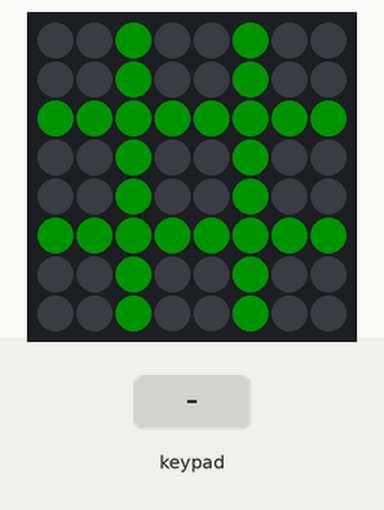
This sketch was run on a simulated Arduino Uno, built with avr-gcc and run on an emulated ATmega328P. Parts: 8×8 RGB LED matrix (first LED top left, wired row by row). Inputs (shaded band) come from the test bench. Dim RGB values are drawn brighter than linear; random numbers use the default seed unless the sketch sets one.

Above: at 1.2 s.
1.3 s: keypad keys 7 8 9 1 0 A pressed 0.4 s apart
At 3.1 s:
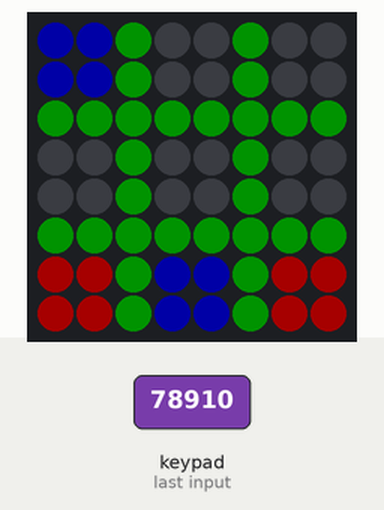
5.2 s: key '1' pressed
At 6.4 s:
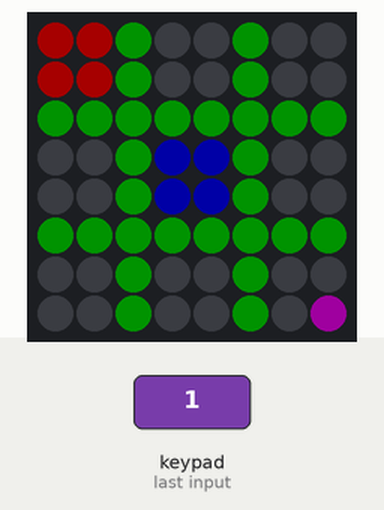
7.3 s: key 'A' pressed
At 7.7 s:
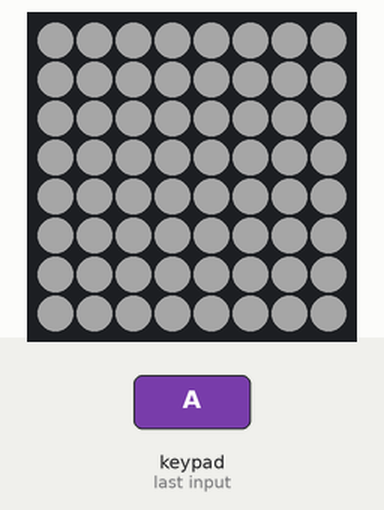
9.3 s: keypad keys 2 3 4 5 pressed 0.4 s apart
At 9.5 s:
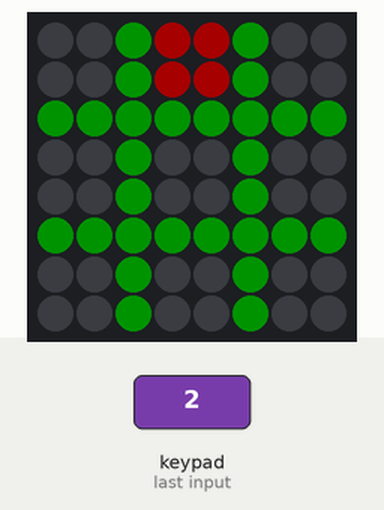
Timing chart, 0 to 12.3 s (numbered marks = the images above; inputs shaded):
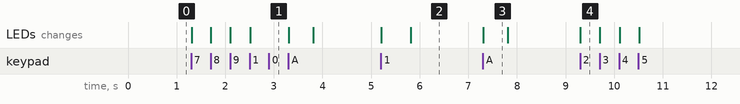

Measured:
- after the input at 1.3 s, the LEDs: first change at once (image 1 shows a later state)
- after the input at 5.2 s, the LEDs: first change at once (image 2 shows a later state)
- after the input at 7.3 s, the LEDs: change at once (image 3)
- after the input at 9.3 s, the LEDs: change at once (image 4)
- what the display in image 3 shows lasts 0.5 s, from 7.3 s to 7.8 s

The sketch:

xsi0.ino
```cpp
#include <FastLED.h>
#include <Keypad.h>
//pe pinul 6 este conectata matricea de leduri
#define LED_PIN       6
//latimea si inaltimea matricei de leduri
#define W             8
#define H             8

#define NUM_LEDS      (W * H)
//luminozitatea globala a ledurilor/intensitatea
#define BRIGHTNESS    40

CRGB leds[NUM_LEDS]; //un array de 8x8 elemente unde fiecare element este o culoare RGB

// Culori
const CRGB COL_X    = CRGB(255, 0, 0);   //atribui culori pentru x,0, grid si modul de joc
const CRGB COL_O    = CRGB(0, 0, 255);
const CRGB COL_GRID = CRGB(0, 120, 0);
const CRGB COL_CPU_MODE = CRGB(200, 0, 200);

const byte ROWS = 4; //numarul de randuri si coloane
                      //pentru matricea de butoane
const byte COLS = 4;

//eu controlez ledurile din primele 3 coloane si 3 randuri
//si coloana 4 rand 1=> adica A este pentru schimbarea modului de joc
char keys[ROWS][COLS] = {
  {'1','2','3','A'},
  {'4','5','6','B'},
  {'7','8','9','C'},
  {'*','0','#','D'}
};

//pinii arduino conectati la randurile si coloanele matricei de butoane
byte rowPins[ROWS] = {7, 8, 9, 10};
byte colPins[COLS] = {2, 3, 4, 5};

//se creeaza un obiect keypad care stie cum sa citeasca butoanele
Keypad kpd = Keypad(makeKeymap(keys), rowPins, colPins, ROWS, COLS);

//tabla de joc x si 0
byte board[3][3];
byte currentPlayer = 1;   // primul jucator este mereu =>1
bool gameOver = false;
bool vsComputer = false;

//transforma coordonatele matricei de leduri (rand,coloana)
//intr-un indec de la 0-63, adica fiecare led e indexat
uint16_t getLEDIndex(uint8_t row, uint8_t col) {
  return row * W + col;
}


//coloreaza ceulele de joc cu rosu-albastru
//oarecum coloreaza o celula de 2x2 din matricea de 8x8 alege care le coloreaza
void fillCell(uint8_t cellRow, uint8_t cellCol, CRGB color) {
  //este un multiplu de 3 ledul de unde incepe o celula fie 0,3,6
  //celulele pot sa fie in intrevalul 3x3
  //spre ex (1,2) atunci cu functi asta alege ce leduri din matrice coloreaza
  uint8_t startRow = cellRow * 3;
  uint8_t startCol = cellCol * 3;

  //parcurge acel led de la randul si coloana respectiva pe gridul nostru si il deseneaza
  for (uint8_t r = startRow; r < startRow + 2; r++) {
    //aceste foruri verifica daca se deseneaza doar o matrice de 2x2
    //dupa ce ajunge la un startRow 0,3,6 de acolo mai deseneaza doar soua leduri adica matricea aia de 2x2
    for (uint8_t c = startCol; c < startCol + 2; c++) {
      leds[getLEDIndex(r, c)] = color;
    }
  }
}

void drawGrid() {
  //deseneaza grid ul de joc pe randuri si coloane
  for (uint8_t r = 0; r < H; r++) {
    leds[getLEDIndex(r, 2)] = COL_GRID;
    leds[getLEDIndex(r, 5)] = COL_GRID;
  }
  for (uint8_t c = 0; c < W; c++) {
    leds[getLEDIndex(2, c)] = COL_GRID;
    leds[getLEDIndex(5, c)] = COL_GRID;
  }

  //aici daca e modul vsComputer aprinde un led mov in colt dreapta jos
  if(vsComputer) {
     leds[getLEDIndex(7, 7)] = COL_CPU_MODE;
  }
}


void redrawAll() {
  //functie care face ca toate ledurile din matrice sa fie sterse
  //sa se stearga ce era pe ele inainte
  fill_solid(leds, NUM_LEDS, CRGB::Black);
  drawGrid();

  //verific toate celulde de joc de pe matricea 3x3
  for (uint8_t r = 0; r < 3; r++)
    for (uint8_t c = 0; c < 3; c++) {

      //daca e =1 atunci deseneaza rosu x
      if (board[r][c] == 1)
        fillCell(r, c, COL_X);
        //daca e 2 atunci albastru 0
      else if (board[r][c] == 2)
         fillCell(r, c, COL_O);
    }

    //cu functia asta se aprind efectiv ledurile in matricea de leduri
  FastLED.show();
}

//verifica cine a castigat jocul
//in w se salveaza cele 3 celule care au dus la castig
byte checkWin(uint8_t w[3][2]) {

  //verificam daca pe rand a castigat cineva
  //pe orizontala-fiecare linie
  for (uint8_t r=0; r<3; r++) {
    if (board[r][0] && board[r][0]==board[r][1] && board[r][0]==board[r][2]) {
      for (uint8_t i=0;i<3;i++){ w[i][0]=r; w[i][1]=i; }
      return board[r][0];
    }
  }

  //verific daca pe coloana s-a castigat
  //pe verticala fiecare coloana
  for (uint8_t c=0; c<3; c++) {
    if (board[0][c] && board[0][c]==board[1][c] && board[0][c]==board[2][c]) {
      for (uint8_t i=0;i<3;i++){ w[i][0]=i; w[i][1]=c; }
      return board[0][c];
    }
  }


//verifica diagonala principala
  if (board[0][0] && board[0][0]==board[1][1] && board[0][0]==board[2][2]) {
    for (uint8_t i=0;i<3;i++){ w[i][0]=i; w[i][1]=i; }
    return board[0][0];
  }

  //diagonala secundara
  if (board[0][2] && board[0][2]==board[1][1] && board[0][2]==board[2][0]) {
    for (uint8_t i=0;i<3;i++){ w[i][0]=i; w[i][1]=2-i; }
    return board[0][2];
  }
  return 0;
}


//face ca cele 3 celule castigatoare sa clipeasca
void blinkWin(uint8_t w[3][2], byte winner) {
  //primeste cele 3 celule castigatoare si aleje cum le face sa clipeasca
  CRGB col = (winner==1) ? COL_X : COL_O;
  //stinge si aprinde celulele de 6 ori
  for (uint8_t k=0; k<6; k++) {
    //aprinde celulele castigatoare
    redrawAll();
    for (uint8_t i=0;i<3;i++)
    //sterge celulele
     fillCell(w[i][0], w[i][1], CRGB::Black);
    FastLED.show();
     delay(200);

    //aprinde celulele
    redrawAll();
    for (uint8_t i=0;i<3;i++)
    fillCell(w[i][0], w[i][1], col);
    FastLED.show(); delay(200);
  }
}

//verifica daca e remiza
//adica nici un castigator
bool isDraw() {
  for (uint8_t r=0;r<3;r++)
    for (uint8_t c=0;c<3;c++)
      if (board[r][c]==0)
        return false;
  return true;
}

//reseteaza jocul
void resetGame() {
  memset(board, 0, sizeof(board));
  currentPlayer = 1;
  gameOver = false;
  redrawAll();
}

//returneaza daca o gasit sau nu o mutare buna
bool findBestMove(byte targetPlayer, int &bestR, int &bestC) {
  //targetPlayer este jucatorul pentru care vreau sa gasesc miscarea cea mai buna
  for (int r = 0; r < 3; r++) {
    for (int c = 0; c < 3; c++) {
      if (board[r][c] == 0) {
        // Simuleaza mutarea, presupunem doar ca este targetPlayer
        board[r][c] = targetPlayer;
        uint8_t tempW[3][2];
        //daca as muta aici as castiga?
        if (checkWin(tempW) == targetPlayer) {
          //anulam simularea
          board[r][c] = 0;

          //salveaza muatrea gasita
          bestR = r;
          bestC = c;
          return true;
        }
        board[r][c] = 0;
      }
    }
  }
  return false;
}

void computerMove() {
  int r, c;
  //daca exita mutare ca 0 sa castige, muta=> adica pune 2 acolo unde e 0
  if (findBestMove(2, r, c)) {
    board[r][c] = 2;
    return;
  }

  //daca ar fi o mutare a lui x=> adica 1 care sa castige atunci blockeaza
  if (findBestMove(1, r, c)) {
    board[r][c] = 2;
    return;
  }

  //daca nu am nimic in 1,1 pune acolo, cea mai buna mutare
  if (board[1][1] == 0) {
    board[1][1] = 2;
    return;
  }

  //incerca o mutare aleatorie
  for (int i = 0; i < 50; i++) {
    r = random(0, 3);
    c = random(0, 3);
    if (board[r][c] == 0) {
      board[r][c] = 2;
      return;
    }
  }

  //o muta unde gaseste liber prima data
  for(r=0; r<3; r++)
    for(c=0; c<3; c++)
      if(board[r][c]==0) {
        board[r][c]=2; return; }
}

void setup() {
  //Spune librariei FastLED ce tip de LED-uri am, pe ce pin sunt si unde este buffer-ul de culori.
  FastLED.addLeds<NEOPIXEL, LED_PIN>(leds, NUM_LEDS);
  //seteaza luminozitatea globala
  FastLED.setBrightness(BRIGHTNESS);
  //pentru random din functia de mutari
  randomSeed(analogRead(0));
  //reseteaza jocul
  resetGame();
}

void loop() {
  //citeste o tasta apasata
  char key = kpd.getKey();
  if (!key)
     return;

  if (key == 'A') {
    vsComputer = !vsComputer;

    //face mov daca intra in modul vsComputer alb daca iese, toate ledurile
    fill_solid(leds, NUM_LEDS, vsComputer ? COL_CPU_MODE : CRGB::White);
    FastLED.show();
    delay(500);

    resetGame();
    return;
  }

  if (key == 'D') {
    return;
  }

  //ignora daca nu e apasat 1 sau 9 sau daca jocul e terminat ignora
  if (key < '1' || key > '9' || gameOver)
    return;

  //transforma pentru a ne raporta la celule
  //la randurile si coloanele din matricea 3x3
  uint8_t k = key - '1';
  uint8_t r = k / 3;
  uint8_t c = k % 3;

  //daca cel libera pune mutarea jucatorului
  if (board[r][c] == 0) {
    board[r][c] = currentPlayer;
    redrawAll();
  //dupa mutare verifica daca cineva castiga
    uint8_t wCells[3][2];
    byte w = checkWin(wCells);

    if (w != 0) {
      blinkWin(wCells, w);
      resetGame();
      return;
      }
    //daca e remiza
    if (isDraw()) {
      delay(500);
      resetGame();
      return; }
    //modifica jucatorul ca sa dea celalalt data viitoare
    currentPlayer = (currentPlayer == 1) ? 2 : 1;

    if (vsComputer && currentPlayer == 2 && !gameOver) {
      //verifica modul calculator
      delay(600);
      //muta calculatorul
      computerMove();
      redrawAll();

    //verifica daca cineva castiga sau daca e remiza
      w = checkWin(wCells);
      if (w != 0) {
        blinkWin(wCells, w);
        resetGame();
        return; }

      if (isDraw()) {
        delay(500);
        resetGame();
        return; }

      currentPlayer = 1;
    }
  }
}
```
